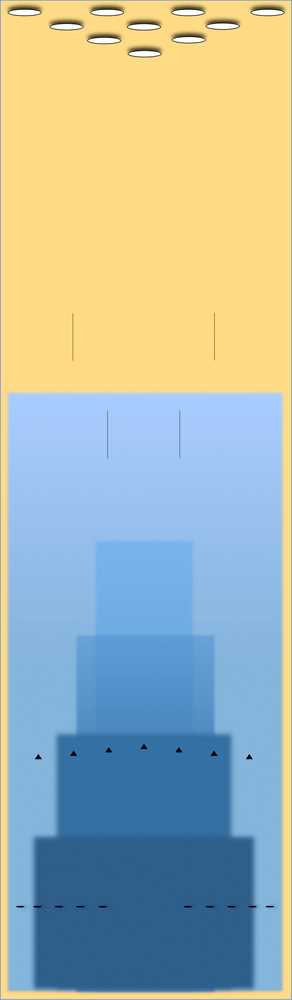
#> input picture assets/Template_lane_1.png, 292 x 1000 px, shrunk from 684 x 2340 before the run
$ python -i intermediate_visualization.py   (imports and definitions only)
#> lines starting #> are read from the running program, lines starting #| are printed output that depends on the picture; after the words box and inside, x2 and y2 are one past the last pixel; in counts of white or black regions, pixels touching at a corner belong together
#> further down, picture is the input picture: shape (1000, 292, 3); mean B, G, R 173.1, 182.9, 170.4
"""
Intermediate visualization module for debugging processing pipeline
"""

import numpy as np
import cv2
from tqdm import tqdm
import os


def get_horizontal_intermediates(img):
    """
    Get intermediate results for horizontal line detection.

    Returns dict with all intermediate images.
    """
    height, width = img.shape[:2]
#> height = 1000; width = 292
    bottom_half = img[height//2:height, 0:width]
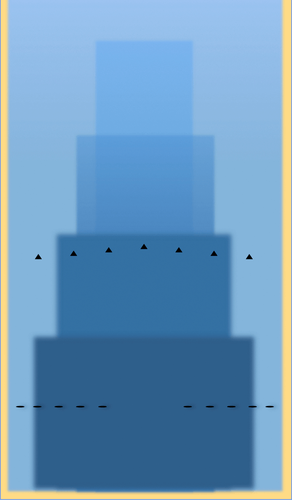
#> bottom_half: shape (500, 292, 3); mean B, G, R 189.5, 152.7, 107.7

    # Gaussian blur
    blurred = cv2.GaussianBlur(bottom_half, (5, 5), 0)

    # Grayscale
    grayscale = cv2.cvtColor(blurred, cv2.COLOR_BGR2GRAY)
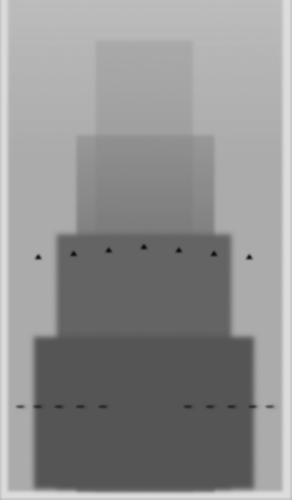
#> grayscale: shape (500, 292); min 12, max 220, mean 143.6

    # Otsu threshold
    otsu_value, otsu_thresh = cv2.threshold(grayscale, 0, 255, cv2.THRESH_BINARY + cv2.THRESH_OTSU)
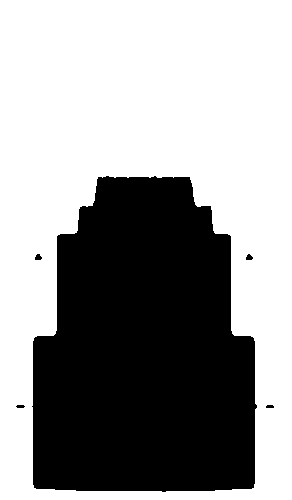
#> otsu_thresh: shape (500, 292); 59.8% white; 5 black regions, box (x1, y1, x2, y2) and area: (32, 176, 257, 492) 58572, (35, 254, 42, 260) 32, (246, 254, 253, 260) 31, (16, 405, 25, 408) 23, (266, 405, 274, 408) 22
#> otsu_value = 135

    # Canny edges
    lower_thresh = int(0.5 * otsu_value)
#> lower_thresh = 67
    upper_thresh = int(1.5 * otsu_value)
#> upper_thresh = 202
    edges = cv2.Canny(grayscale, lower_thresh, upper_thresh)
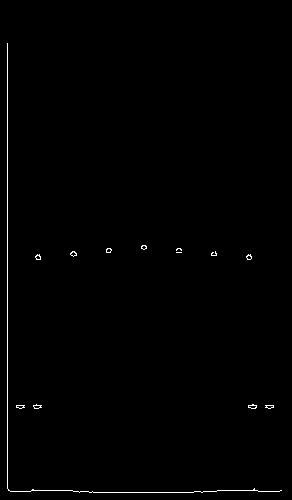
#> edges: shape (500, 292); 0.64% white in thin lines or dots, all inside (x1, y1, x2, y2) = (7, 43, 282, 493)

    # Create full-size images (pad top half with zeros)
    full_blurred = img.copy()
    full_blurred[height//2:height, 0:width] = blurred

    full_gray = np.zeros((height, width), dtype=np.uint8)
    full_gray[height//2:height, 0:width] = grayscale
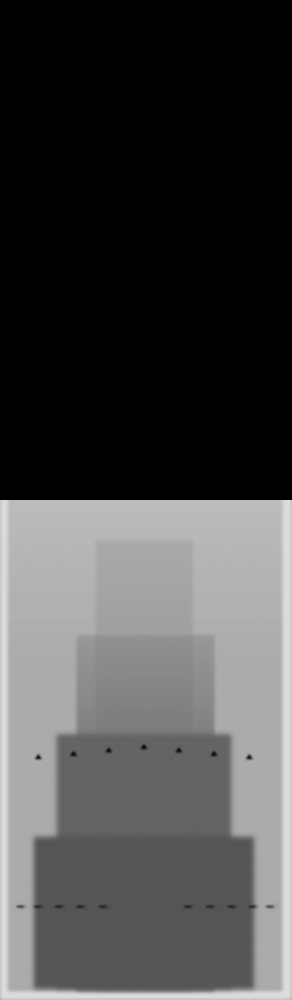
#> full_gray: shape (1000, 292); min 0, max 220, mean 71.8

    full_otsu = np.zeros((height, width), dtype=np.uint8)
    full_otsu[height//2:height, 0:width] = otsu_thresh
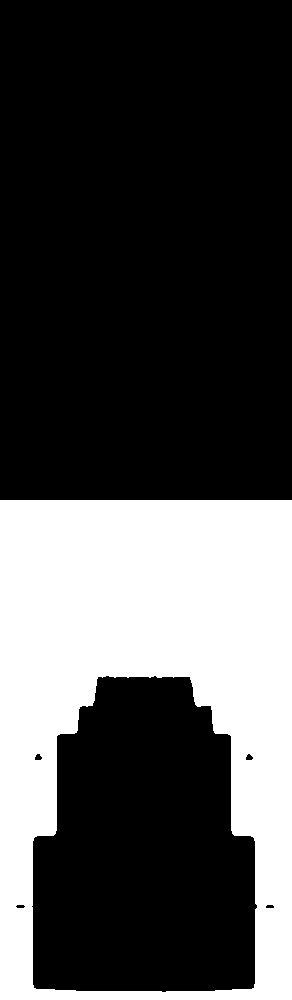
#> full_otsu: shape (1000, 292); 29.9% white; 1 white region, box (x1, y1, x2, y2) and area: (0, 500, 292, 1000) 87320

    full_edges = np.zeros((height, width), dtype=np.uint8)
    full_edges[height//2:height, 0:width] = edges
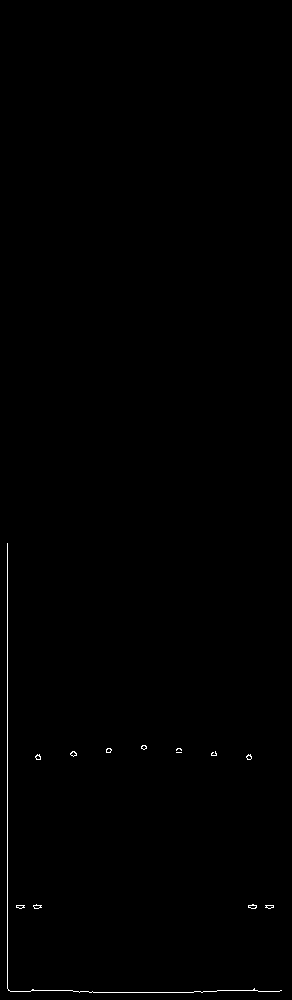
#> full_edges: shape (1000, 292); 0.32% white in thin lines or dots, all inside (x1, y1, x2, y2) = (7, 543, 282, 993)

    return {
        'gaussian': full_blurred,
        'grayscale': cv2.cvtColor(full_gray, cv2.COLOR_GRAY2BGR),
        'otsu': cv2.cvtColor(full_otsu, cv2.COLOR_GRAY2BGR),
        'edges': cv2.cvtColor(full_edges, cv2.COLOR_GRAY2BGR)
    }


# [173 lines left out: functions get_vertical_intermediates, process_frame_intermediate, create_intermediate_video, not called in this run]

>>> import cv2
>>> picture = cv2.imread('../../assets/Template_lane_1.png')
>>> result = get_horizontal_intermediates(picture)
#> result = 4 items
